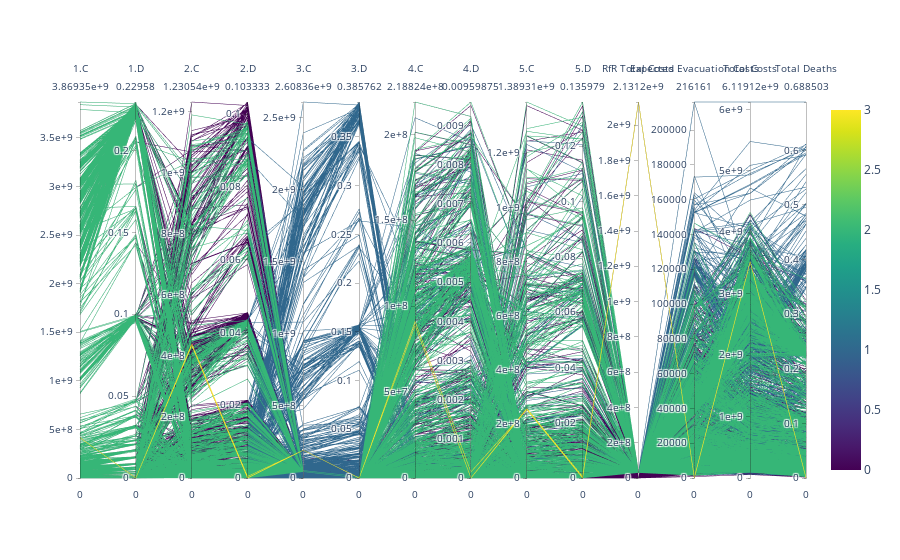

The notebook cell this image was saved under:
### Code cell
#Plotting the policies over the different scenarios

fig = go.Figure(data=
    go.Parcoords(line = dict(color = data['policy'], showscale=True),
                   dimensions= dimensionlist
                             ))
fig.show()

### Figure 1 — Plotly figure (JSON) as saved in the notebook; plotly's stock layout.template omitted (floating-point values rounded to 4 significant figures; data arrays with more than 128 entries replaced by an {"elided": "..."} marker saying what was removed)
{"data": [{"dimensions": [{"label": "1.C", "range": [0, 3869000000.0], "tickformat": "~g", "values": {"elided": "4000 float values"}}, {"label": "1.D", "range": [0, 0.2296], "tickformat": "~g", "values": {"elided": "4000 float values"}}, {"label": "2.C", "range": [0, 1231000000.0], "tickformat": "~g", "values": {"elided": "4000 float values"}}, {"label": "2.D", "range": [0, 0.1033], "tickformat": "~g", "values": {"elided": "4000 float values"}}, {"label": "3.C", "range": [0, 2608000000.0], "tickformat": "~g", "values": {"elided": "4000 float values"}}, {"label": "3.D", "range": [0, 0.3858], "tickformat": "~g", "values": {"elided": "4000 float values"}}, {"label": "4.C", "range": [0, 218800000.0], "tickformat": "~g", "values": {"elided": "4000 float values"}}, {"label": "4.D", "range": [0, 0.009599], "tickformat": "~g", "values": {"elided": "4000 float values"}}, {"label": "5.C", "range": [0, 1389000000.0], "tickformat": "~g", "values": {"elided": "4000 float values"}}, {"label": "5.D", "range": [0, 0.136], "tickformat": "~g", "values": {"elided": "4000 float values"}}, {"label": "RfR Total Costs", "range": [0, 2131200000], "tickformat": "~g", "values": {"elided": "4000 int values"}}, {"label": "Expected Evacuation Costs", "range": [0, 216200.0], "tickformat": "~g", "values": {"elided": "4000 float values"}}, {"label": "Total Costs", "range": [0, 6119000000.0], "tickformat": "~g", "values": {"elided": "4000 float values"}}, {"label": "Total Deaths", "range": [0, 0.6885], "tickformat": "~g", "values": {"elided": "4000 float values"}}], "line": {"color": {"elided": "4000 int values"}, "showscale": true}, "type": "parcoords"}], "layout": {}}
